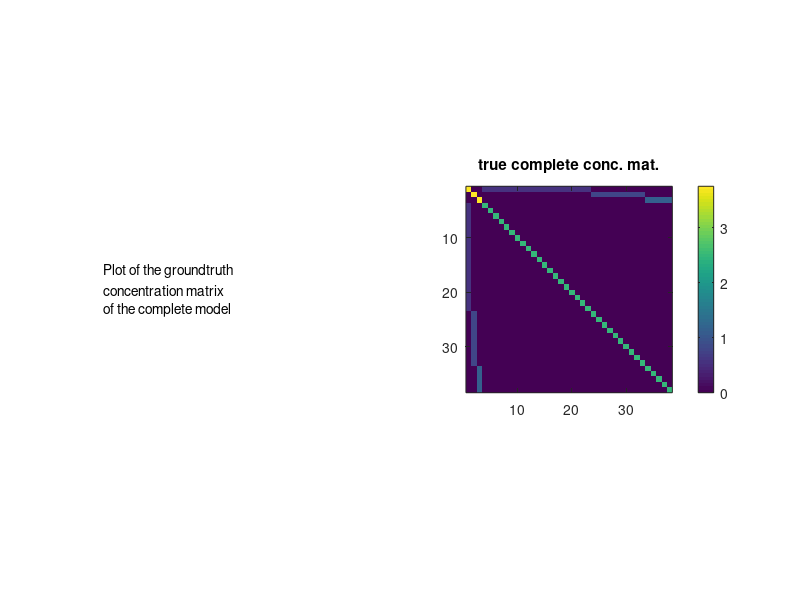
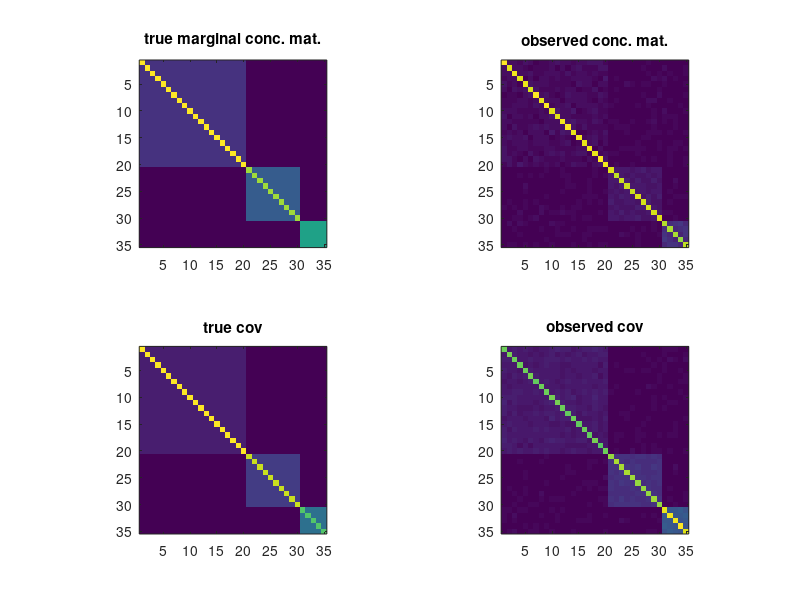

Source code (MATLAB) for these figures, in order:
% Toy example
% with three blocks of size resp 20,10,5

clear all; clc; close all;
%% settings

n=5000; % number of samples

ks(1)=20;  %size of the block 1
ks(2)=10;  %size of the block 1
ks(3)=5;  %size of the block 1


pl=3; % number of latent variables
po=sum(ks);% number of observed variables

pt=po+pl;
sigma2l=.8;
sigma2lo=.4;
scale=1./sqrt(ks);

% slo=.2; % level of sparsity on latent-observed block of conceptration mat
% soo=.2; % level of sparsity on latent-observed block of conceptration mat
Doo=eye(po)/sigma2lo;
Dol=zeros(po,pl);
for i=1:pl
    if i>1
        i1=sum(ks(1:(i-1)))+1;
    else
        i1=1;
    end
    i2=i1+ks(i)-1;
    Dol(i1:i2,i)=-ones(ks(i),1)*scale(i)/sigma2lo;
end
Dll=zeros(pl);
for i=1:pl
Dll(i,i)=1/sigma2l+ks(i)*scale(i)^2/sigma2lo;
end

%% construction of the conceptration matrix
Dfull=zeros(pt);
Dfull(1:pl,1:pl)=Dll;
Dfull((pl+1):pt,(pl+1):pt)=Doo;
Dfull(1:pl,(pl+1):pt)=Dol';
Dfull((pl+1):pt,1:pl)=Dol;

Dfull=.5*(Dfull+Dfull');
Dmargo=Doo-Dol*Dol';


descr = {'Plot of the groundtruth '
    'concentration matrix';
    'of the complete model'};

figure(1);clf;
subplot(1,2,1)
axis off;
text(0,.5,descr)
pbaspect([1 1 1]);
subplot(1,2,2)
imagesc(abs(Dfull));
colorbar;
pbaspect([1 1 1]);
title('true complete conc. mat.');

if eigs(Dfull,1,'sa')<0
    error('The conceptration matrix of the complete model is not PSD \n')
end

%% sampling data
mu=zeros(1,pt); % vector of means
Xfull=mvnrnd(mu, inv(Dfull), n)';
X=Xfull((pl+1):pt,:);
S=cov(X');
% S=inv(Dmargo);

%% plotting

figure(2);clf;
subplot(2,2,1);
imagesc(abs(Dmargo));
pbaspect([1 1 1]);
title('true marginal conc. mat.');
subplot(2,2,2);
imagesc(abs(inv(S)));
pbaspect([1 1 1]);
title('observed conc. mat.');
subplot(2,2,3);
imagesc(abs(inv(Dmargo)));
pbaspect([1 1 1]);
title('true cov');
subplot(2,2,4);
imagesc(abs(S));
pbaspect([1 1 1]);
title('observed cov');


 